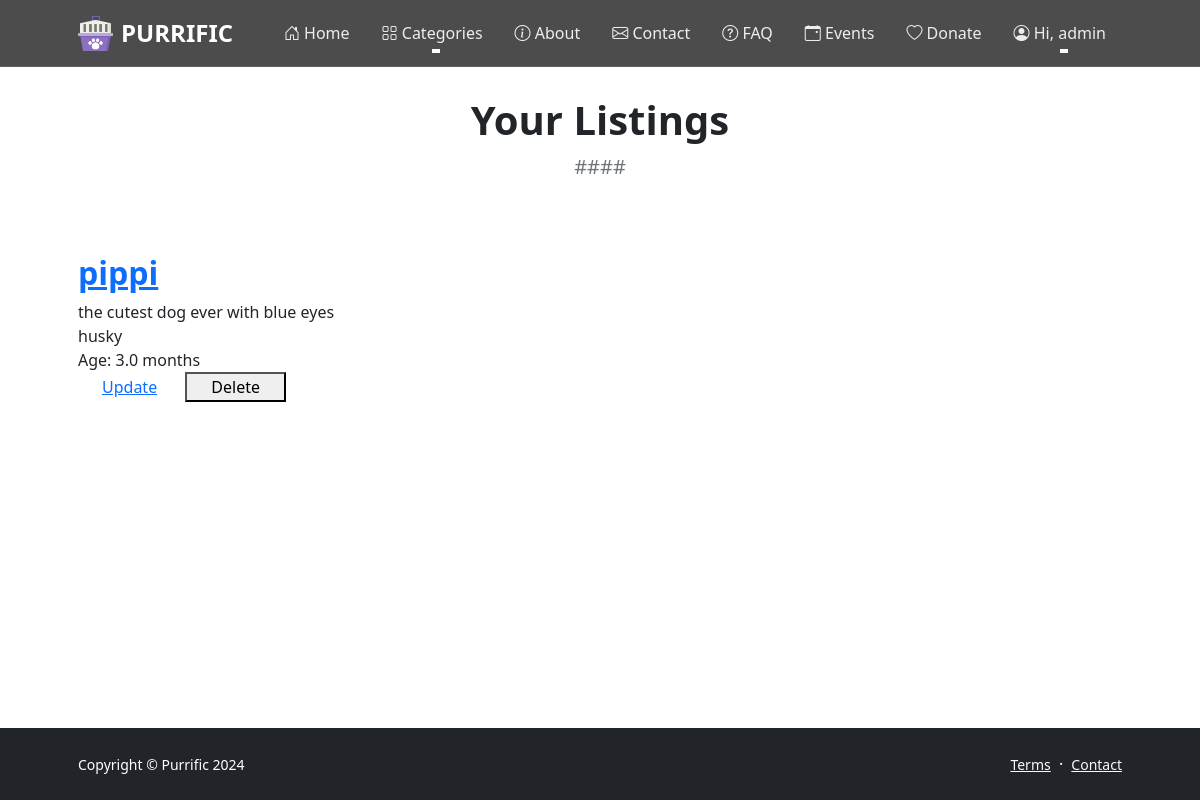
The page /mylistings/ (signed in) on the database as committed earlier.
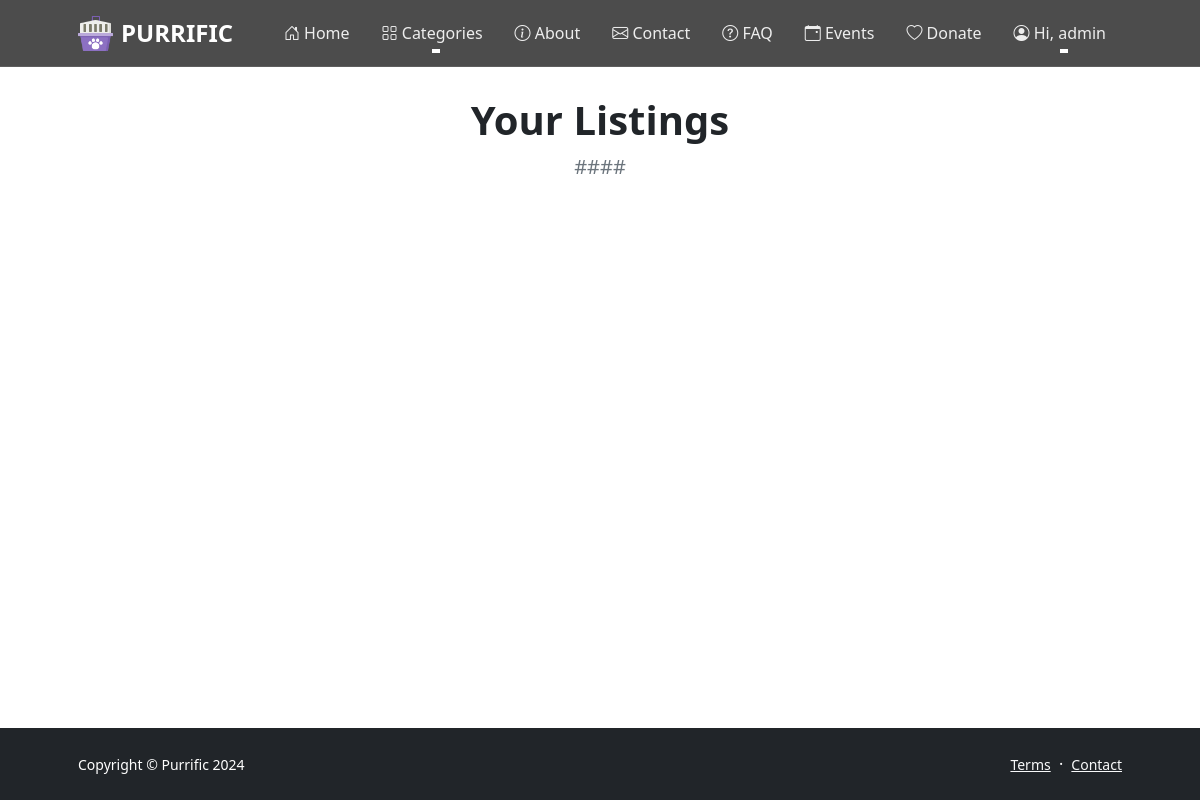
The same page on the database as committed later.
### KITTEN/models.py (models this page shows, shortened)
class KittenUser(AbstractUser):
    address = models.CharField(_("address"), max_length=255, null=True, blank=True)
    email = models.EmailField(_("email address"), unique=True)
    phone_number = models.CharField(_("phone number"), max_length=15, null=True, blank=True)
    dob = models.DateField(_("date of birth"), null=True, blank=True)
    class Meta:
        permissions = (("can_access_dashboard", "Can access dashboard"),)

class Pet(models.Model):
    PET_TYPES = (
        ('dog', 'Dog'),
        ('cat', 'Cat'),
        ('bird', 'Bird'),
        ('fish', 'Fish'),
        ('rodent', 'Rodent'),
        ('exotic', 'Exotic'),
    )
    name = models.CharField(max_length=100)
    pet_type = models.CharField(max_length=50, choices=PET_TYPES, null=False, default='dog')
    age = models.FloatField()
    breed = models.CharField(max_length=100)
    description = models.TextField(max_length=200)
    owner = models.ForeignKey(KittenUser, null = True, on_delete=models.CASCADE)
    image = models.ImageField(upload_to='KITTEN/images', null = True)
    created_at = models.DateTimeField(auto_now_add=True)

### KITTEN/views.py (the view)
# urls.py: path('mylistings/', views.mylistings, name='My Listings'),
def mylistings(request):
    user_pet_listings = Pet.objects.filter(owner=request.user)
    return render(request, 'mylistings.html', {'user_pet_listings': user_pet_listings})

### KITTEN/templates/mylistings.html (shortened to what this page needs)
{%extends 'base.html'%}
{% block content %}
{% load static %}
<html lang="en">
<head>
    <link rel="stylesheet" href="https://23202513s3.s3.eu-west-1.amazonaws.com/KITTEN/static/css/petpage.css" media="screen">
    <link rel="stylesheet" href="https://23202513s3.s3.eu-west-1.amazonaws.com/KITTEN/static/css/pets.css" media="screen">
</head>
<body style ="overflow-y: scroll;">
    <section class="py-5">
        <div class="container px-5 my-5">
            <div class="text-center mb-5">
                    <h1 class="fw-bolder">Your Listings</h1>
                    <p class="lead fw-normal text-muted mb-0">####</p>
            </div>
            <section class="u-align-center u-clearfix u-section-1" id="carousel_0d00">
                <div class="u-clearfix u-sheet u-sheet-1">
                  <div class="custom-expanded u-blog u-blog-1">
                    <div class="u-repeater u-repeater-1">
                        {% for i in user_pet_listings %}
                        <div class="u-blog-post u-repeater-item">
                            <div class="u-container-layout u-similar-container u-valign-bottom-xs u-container-layout-1">
                             <h2 class="fw-bolder u-text u-text-1">
                              <a class="u-post-header-link">{{ i.name }}</a>
                             </h2>
                                <div class="u-blog-control u-post-content u-text u-text-2 fr-view">{{ i.description }}</div>
                                <div class="u-blog-control u-post-content u-text u-text-3">{{ i.breed }}</div>
                                <div class="u-blog-control u-metadata u-metadata-1">
                              <span class="u-meta-date u-meta-icon">Age: {{ i.age }} months</span>
                                </div>
                                <form action="{% url 'delete_pet' i.id %}" method="POST" id="deleteForm">
                                <a href="{% url 'update_pet' i.id %}" class="u-blog-control u-border-2 u-border-grey-dark-1 u-btn u-btn-outline-dark u-button-style u-btn-1 btn-lg px-4">Update</a>
                                <button type="submit" class="u-blog-control u-border-2 u-border-grey-dark-1 u-btn u-btn-outline-dark u-button-style u-btn-1 btn-lg px-4" onclick="return confirmDelete()">Delete</a></button>
                                </form>
                                </div>
                        </div>
                            {% endfor %}
                            </div>
                        </div>
                    </div>
                </div>
            </section>
        </main>
        <footer class="bg-dark py-4 mt-auto">
          <div class="container px-5">
              <div class="row align-items-center justify-content-between flex-column flex-sm-row">
                  <div class="col-auto"><div class="small m-0 text-white">Copyright &copy; Purrific 2024</div></div>
                  <div class="col-auto">
                      <a class="link-light small" href="{% url 'Terms' %}">Terms</a>
                      <span class="text-white mx-1">&middot;</span>
                      <a class="link-light small" href="{% url 'Contact'%}">Contact</a>
                  </div>
              </div>
          </div>
      </footer>
        </body>
    </html>
    {%endblock%}

### KITTEN/templates/base.html (shortened to what this page needs)
{%load static%}
<!DOCTYPE html>
<html lang="en">
    <head>
        <link href="https://cdn.jsdelivr.net/npm/bootstrap-icons@1.5.0/font/bootstrap-icons.css" rel="stylesheet" />
        <link href="{% static 'css/styles.css' %}" rel="stylesheet" />
        <link rel="stylesheet" href="https://cdnjs.cloudflare.com/ajax/libs/animate.css/4.1.1/animate.min.css">
        <link rel="stylesheet" href="https://cdn.jsdelivr.net/npm/bootstrap-icons@1.7.2/font/bootstrap-icons.css">
    </head>
    <body class="d-flex flex-column h-100">
        <main class="flex-shrink-0">
            <nav class="navbar navbar-expand-lg navbar-dark fixed-top glass-nav">
                <div class="container px-5">
                    <a class="navbar-brand d-flex align-items-center" href="{% url 'Home' %}">
                        <img src="{% static 'assets/logo.png' %}" class="logo-img me-2" alt="Purrific Logo">
                        <span class="brand-text">PURRIFIC</span>
                    </a>
                    <div class="collapse navbar-collapse" id="navbarSupportedContent">
                        <ul class="navbar-nav ms-auto mb-2 mb-lg-0">
                            <li class="nav-item">
                                <a class="nav-link hover-underline" href="{% url 'Home' %}">
                                    <i class="bi bi-house-door"></i> Home
                                </a>
                            </li>
                            <li class="nav-item dropdown">
                                <a class="nav-link dropdown-toggle hover-underline" id="navbarDropdowncategories" href="#" role="button"
                                   data-bs-toggle="dropdown" aria-expanded="false">
                                    <i class="bi bi-grid"></i> Categories
                                </a>
                            </li>
                            <li class="nav-item"><a class="nav-link hover-underline" href="{% url 'About'%}"><i class="bi bi-info-circle"></i> About</a></li>
                            <li class="nav-item"><a class="nav-link hover-underline" href="{% url 'Contact' %}"><i class="bi bi-envelope"></i> Contact</a></li>
                            <li class="nav-item"><a class="nav-link hover-underline" href="{% url 'FAQ'%}"><i class="bi bi-question-circle"></i> FAQ</a></li>
                            <li class="nav-item"><a class="nav-link hover-underline" href="{% url 'Events' %}"><i class="bi bi-calendar-event"></i> Events</a></li>
                            <li class="nav-item"><a class="nav-link hover-underline" href="{% url 'Donations' %}"><i class="bi bi-heart"></i> Donate</a></li>
                            {% if not user.is_authenticated %}
                            <li class="nav-item"><a class="nav-link hover-underline btn-login" href="{% url 'Login' %}"><i class="bi bi-box-arrow-in-right"></i> Login</a></li>
                            <li class="nav-item"><a class="nav-link hover-underline btn-signup" href="{% url 'Signup' %}"><i class="bi bi-person-plus"></i> Signup</a></li>
                            {% else %}
                            <li class="nav-item dropdown">
                                <a class="nav-link dropdown-toggle hover-underline" id="navbarDropdownUser" href="#" role="button"
                                   data-bs-toggle="dropdown" aria-expanded="false">
                                    <i class="bi bi-person-circle"></i> Hi, {{user.username}}
                                </a>
                            </li>
                            {% endif %}
                        </ul>
                    </div>
                </div>
            </nav>
    {% block content %}
        {% endblock %}
</body>
</html>

### KITTEN/templates/base.html (style rules this page uses)
.glass-nav { background: rgba(0, 0, 0, 0.7) !important; backdrop-filter: blur(10px); border-bottom: 1px solid rgba(255, 255, 255, 0.1); transition: all 0.3s ease; }
.navbar-brand { font-weight: 700; font-size: 1.5rem; }
.logo-img { width: 35px; height: 35px; transition: transform 0.3s ease; }
.navbar-nav .nav-item { margin: 0 8px; }
.nav-link { position: relative; padding: 0.5rem 1rem; color: rgba(255, 255, 255, 0.9) !important; transition: all 0.3s ease; margin: 5px 0; }
.hover-underline { position: relative; overflow: hidden; }
.hover-underline::after { content: ''; position: absolute; width: 0; height: 2px; bottom: 0; left: 50%; background-color: #fff; transition: all 0.3s ease; transform: translateX(-50%); }

Rows that differ between the two databases and show on the page:
removed Pet: name "pippi", description "the cutest dog ever with blue eyes", breed "husky", age "3.0"
